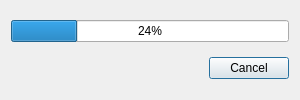
<?xml version="1.0" encoding="UTF-8"?>
<ui version="4.0">
 <class>Dialog</class>
 <widget class="QDialog" name="Dialog">
  <property name="geometry">
   <rect>
    <x>0</x>
    <y>0</y>
    <width>300</width>
    <height>100</height>
   </rect>
  </property>
  <property name="windowTitle">
   <string>Dialog</string>
  </property>
  <layout class="QGridLayout" name="gridLayout">
   <item row="1" column="1">
    <widget class="QPushButton" name="pushButton_cancel">
     <property name="sizePolicy">
      <sizepolicy hsizetype="Fixed" vsizetype="Fixed">
       <horstretch>0</horstretch>
       <verstretch>0</verstretch>
      </sizepolicy>
     </property>
     <property name="text">
      <string>Cancel</string>
     </property>
    </widget>
   </item>
   <item row="1" column="0">
    <spacer name="horizontalSpacer">
     <property name="orientation">
      <enum>Qt::Horizontal</enum>
     </property>
     <property name="sizeHint" stdset="0">
      <size>
       <width>40</width>
       <height>20</height>
      </size>
     </property>
    </spacer>
   </item>
   <item row="0" column="0" colspan="2">
    <widget class="QProgressBar" name="progressBar">
     <property name="value">
      <number>24</number>
     </property>
    </widget>
   </item>
  </layout>
 </widget>
 <resources/>
 <connections/>
</ui>
